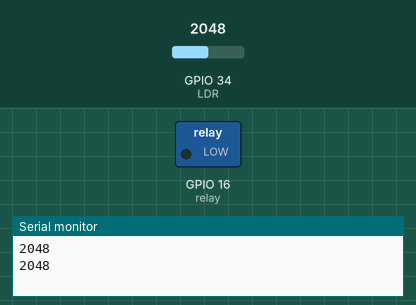
Simulated run of this sketch. Board: ESP32. Shown: switched loads named in the sketch (green lamp = pin HIGH), the last lines printed to the serial monitor. Inputs (shaded band) come from the test bench; at power-on: GPIO 34 (LDR) = 2048.

Above: at 1.8 s.
1.9 s: GPIO 34 (LDR) set to 541
3.4 s: GPIO 34 (LDR) set to 475
At 4.6 s:
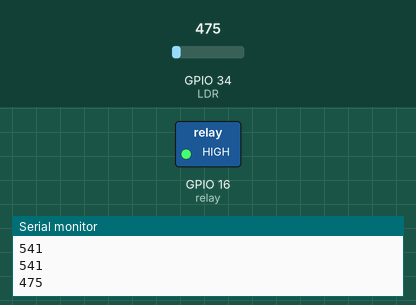
5.5 s: GPIO 34 (LDR) set to 540
At 7.2 s:
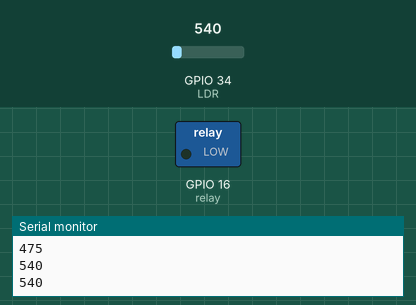
7.5 s: GPIO 34 (LDR) set to 491
At 8.9 s:
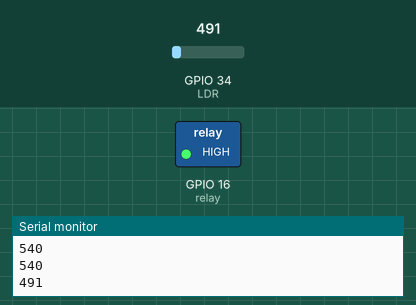
Timing chart, 0 to 10.5 s (numbered marks = the images above; inputs shaded):
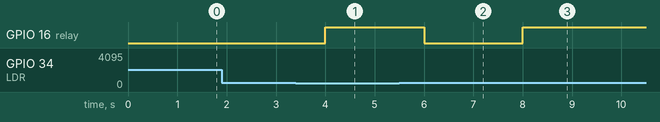

Measured:
- the behaviour switches between 500 and 499 on GPIO 34 (LDR) (found by bisection; images 0 and 1)
- after the input at 3.4 s, GPIO 16 (relay): LOW → HIGH after 0.60 s
- after the input at 5.5 s, GPIO 16 (relay): HIGH → LOW after 0.50 s
- after the input at 7.5 s, GPIO 16 (relay): LOW → HIGH after 0.50 s

The sketch:

A4.2.ino
```cpp
int LDR = 34;
int LDR_val = 0;
int relay = 16;

void setup() {
  Serial.begin(9600);
  pinMode(relay,OUTPUT);
}

void loop() {
  LDR_val = analogRead(LDR);
  Serial.println(LDR_val);

  if(LDR_val >= 500){
    digitalWrite(relay,LOW);
  }

   else{
    digitalWrite(relay,HIGH);
  }

  delay(1000);
}
```
